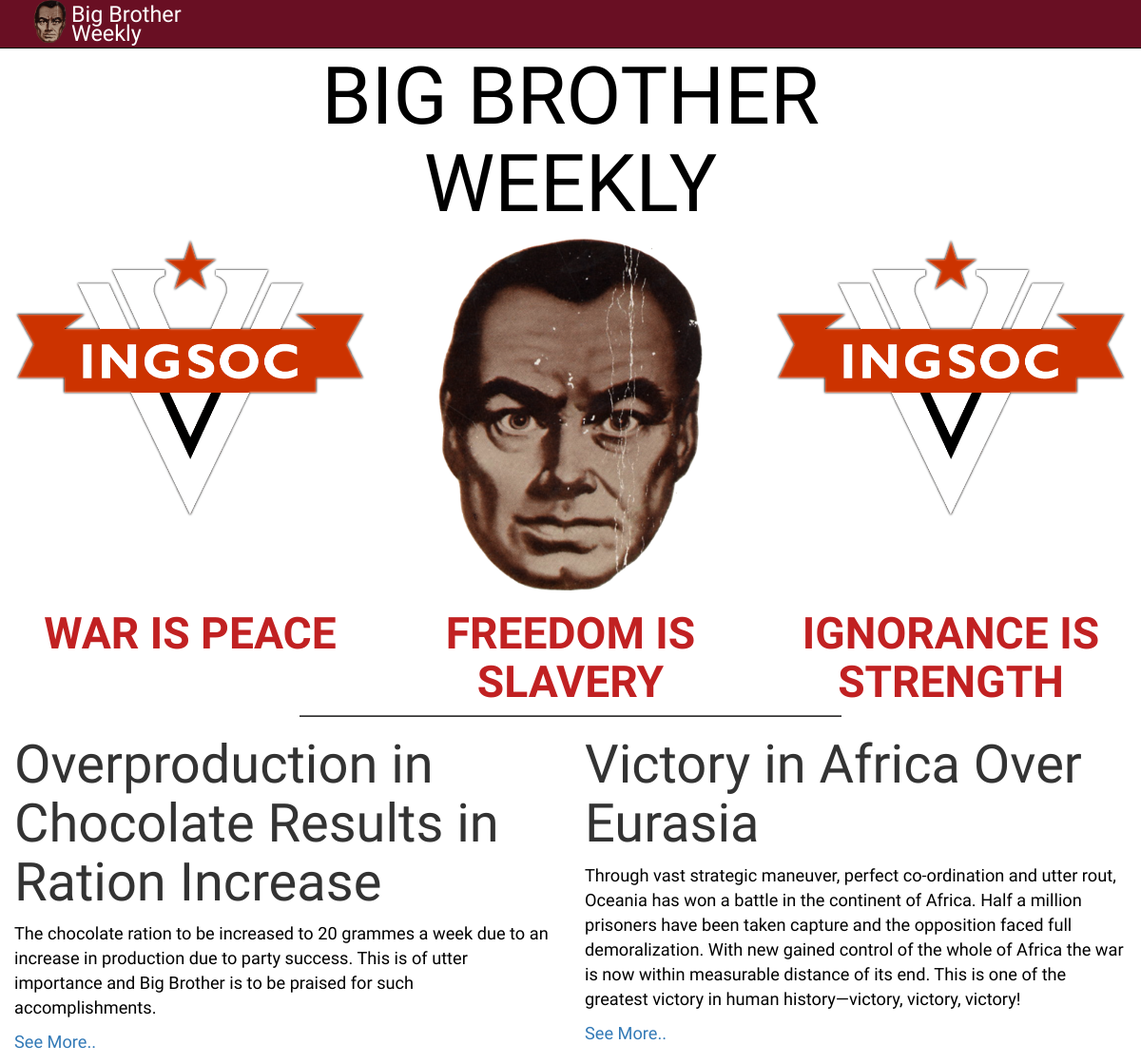
The page /news/ on the database as committed earlier.
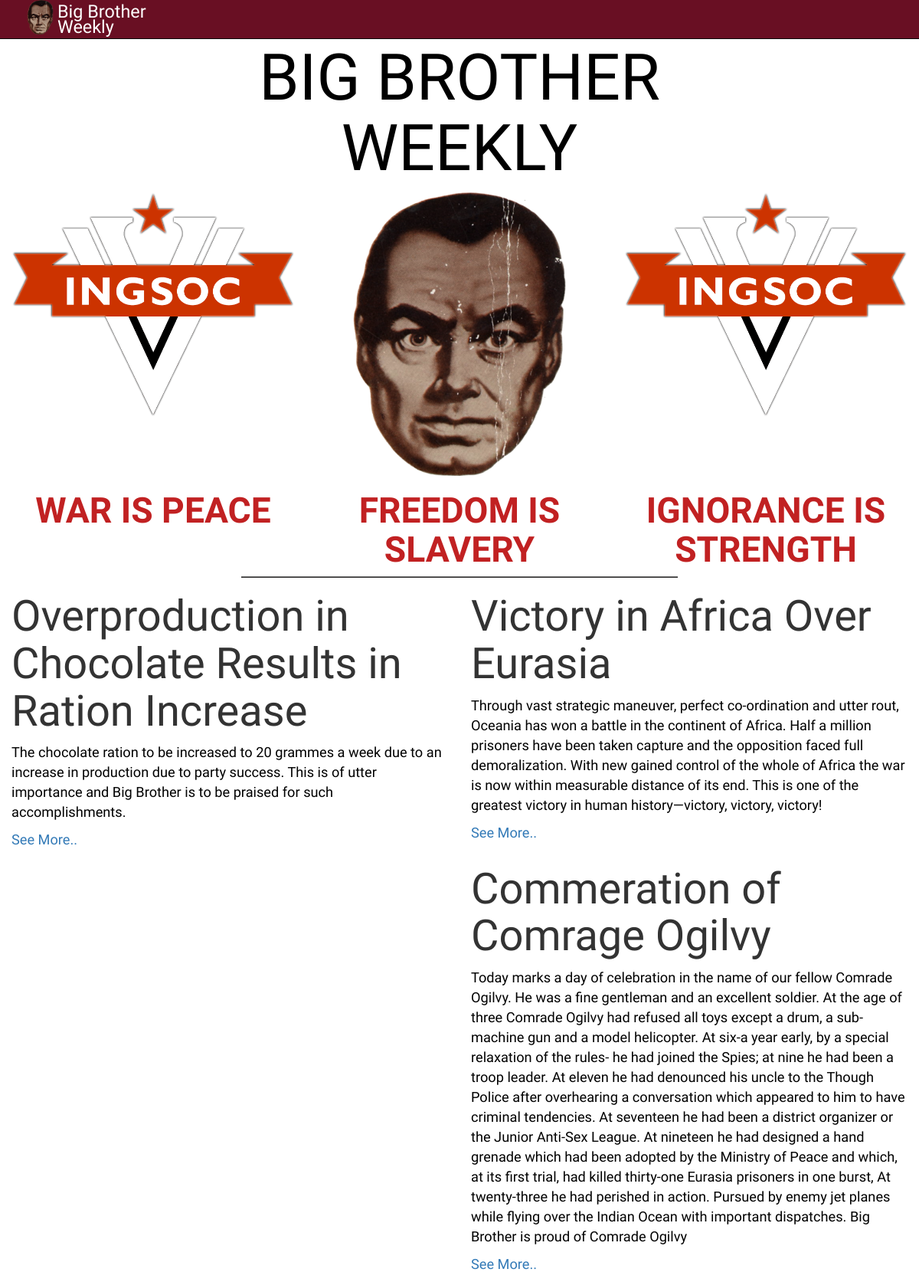
The same page on the database as committed later.
### news/models.py (models this page shows, shortened)
class Article(models.Model):
    feed = models.ForeignKey(Feed)
    title = models.CharField(max_length=200)
    url = models.URLField()
    description = models.TextField()
    publication_date = models.DateTimeField()

### news/views.py (the view)
def articles_list(request):
    articles = Article.objects.all()
    rows = [articles[x:x+1] for x in range(0, len(articles), 1)]
    return render(request, 'news/articles_list.html', {'rows': rows})

### news/templates/news/articles_list.html (shortened to what this page needs)
{% extends 'news/base.html' %} {% block content %}
<div style="margin-top: 3%;" class="container-fluid">
  <div class="row">
    <div style="text-align: center;" class="col-md-6 col-md-offset-3">
      <h1>BIG BROTHER WEEKLY</h1>
    </div>
  </div>
  <div class="row">
    <div class="col-md-4">
      <img class="img-responsive" src="/news/static/background1.png">
    </div>
    <div class="col-md-4">
      <img style="z-index: 1;" class="img-responsive" src="/news/static/logo.png">
    </div>
    <div class="col-md-4">
      <img class="img-responsive" src="/news/static/background1.png">
    </div>
  </div>
  <div class="row">
    <div class="col-md-4 ">
      <h2 class="slogan">WAR IS PEACE</h2>
    </div>
    <div class="col-md-4">
      <h2 class="slogan"> FREEDOM IS SLAVERY</h2>
    </div>
    <div class="col-md-4">
      <h2 class="slogan"> IGNORANCE IS STRENGTH </h2>
    </div>
  </div>
  <div class="row">
    <div class="col-md-6 col-md-offset-3">
      <div style="height:2px; background:#717171; border-bottom:1px solid #313030;"> </div>
    </div>
  </div>
</div>
<div class="container-fluid">
  <div class="row">
    {% for row in rows %}
    <div class="col-md-6 ">
      {% for entry in row %}
      <h2> {{entry.title}} </h2>
      <p>{{entry.description | safe}}</p>
      <p>
        <a href="#">See More..</a>
      </p>
      {% endfor %}
    </div>
    {% endfor %}
  </div>
</div>
{% endblock %}

Rows that differ between the two databases and show on the page:
added Article: title "Commeration of Comrage Ogilvy", description "Today marks a day of celebration in the name of our fellow Comrade Ogilvy. He was a fine gentleman and an excellent soldier. At the age of three Comrade Ogilvy had refused all toys except a drum, a sub-machine gun and a model helicopter. At six-a year early, by a special relaxation of the rules- he had joined the Spies; at nine he had been a troop leader. At eleven he had denounced his uncle to the Though Police after overhearing a conversation which appeared to him to have criminal tendencies. At seventeen he had been a district organizer or the Junior Anti-Sex League. At nineteen he had designed a hand grenade which had been adopted by the Ministry of Peace and which, at its first trial,…"
